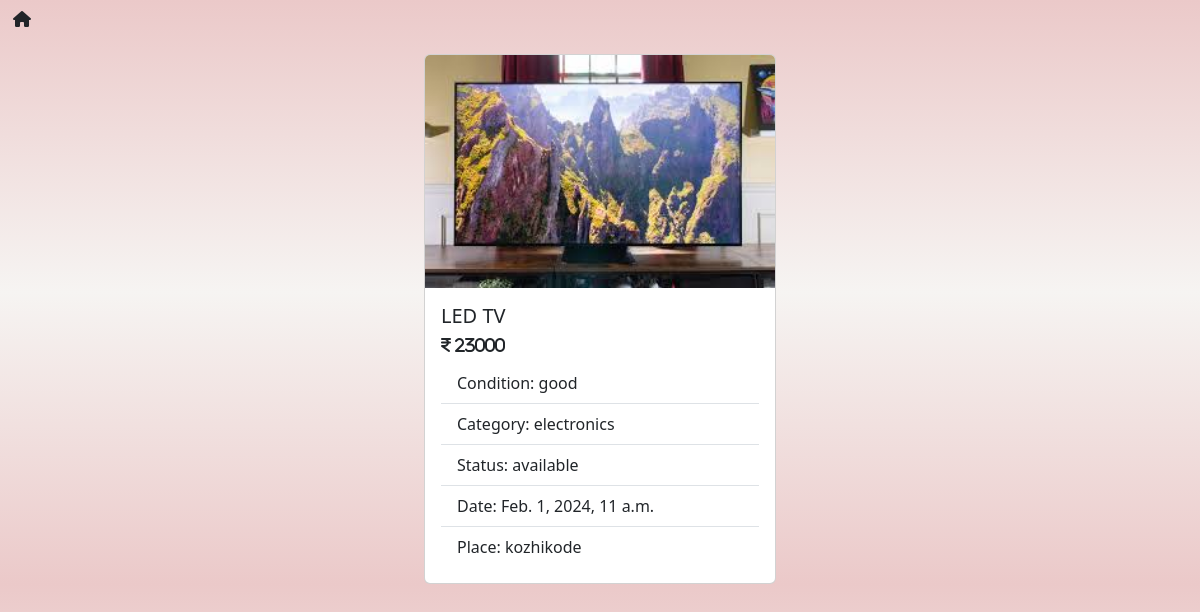
The app's page /productdetail/25/detail/ (signed in) with its own data.
### scrap/models.py (models this page shows, shortened)
class Scraps(models.Model):
    name=models.CharField(max_length=200)
    condition=models.CharField(max_length=200)
    price=models.PositiveIntegerField()
    picture=models.ImageField(upload_to="scrap_pic",null=True, blank=True)
    user = models.ForeignKey(User, on_delete=models.CASCADE, related_name="scrap_user")
    place=models.CharField(max_length=200)
    category=models.ForeignKey(Category,on_delete=models.CASCADE)
    created_date=models.DateTimeField(auto_now_add=True)
    status_option={
        ("sold","sold"),
        ("available","available")
    }
    status=models.CharField(max_length=200,choices=status_option,default="available")

class Category(models.Model):
    name=models.CharField(max_length=200)
    def __str__(self):
        return self.name

### scrap/views.py (the view)
# urls.py: path("productdetail/<int:pk>/detail/",views.ProductDetailView.as_view(),name="product_details"),
@method_decorator(decs,name="dispatch")
class ProductDetailView(DetailView):
    template_name="product_detail.html"
    model=Scraps
    context_object_name="data"

### scrap/templates/product_detail.html (shortened to what this page needs)
<!DOCTYPE html>
{% load static %}
<html lang="en">
<head>
  <link href="https://cdn.jsdelivr.net/npm/bootstrap@5.3.2/dist/css/bootstrap.min.css" rel="stylesheet"
>
    <link rel="stylesheet" href="https://cdnjs.cloudflare.com/ajax/libs/font-awesome/6.5.1/css/all.min.css">
</head>
<body>
  <a class="nav-link active" aria-current="page" href="{%url 'home'%}">
    <button type="button" class="btn btn background-color:#faf9f8;">
    <i class="fa-solid fa-house color:#faf9f8;"></i>
  </button>
  </a>
  <form action="" method="post" enctype="multipart/form-data">
    <div class="container mt-3 d-flex justify-content-center">
      <div class="card" style="width: 22rem;">
        {% if data.picture %}
          <img src="{{ data.picture.url }}" class="card-img-top" alt="Product Image">
        {% endif %}
        <div class="card-body">
          <h5 class="card-title">{{ data.name }}</h5>
          <h6 class="card-text"><i class="fa-solid fa-indian-rupee-sign"> {{ data.price }}</i></h6>
          <ul class="list-group list-group-flush">
            <li class="list-group-item">Condition: {{ data.condition }}</li>
            <li class="list-group-item">Category: {{ data.category }}</li>
            <li class="list-group-item">Status: {{ data.status }}</li>
            <li class="list-group-item">Date: {{ data.created_date }}</li>
            <li class="list-group-item">Place: {{ data.place }}</li>
          </ul>
        </div>
      </div>
    </div>
  </form>
</body>
</html>

### scrap/templates/product_detail.html (style rules this page uses)
body { background: linear-gradient(to bottom,#ebc9c9,#f6f4f2,#ebc9c9); }

### records on screen
Scraps: picture (picture), name "LED TV", price "23000", condition "good", category "electronics", status "available", created_date "Feb. 1, 2024, 11 a.m.", place "kozhikode"
